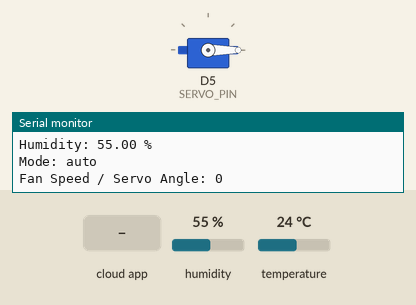
Bench run of a sketch on a simulated ESP8266 (NodeMCU). Parts: servo, the last lines printed to the serial monitor. The test bench sets the inputs (shaded band); at power-on: temperature 24 °C, humidity 55 %. WiFi joins after 1.5 s; servers stay silent unless stated; the Firebase database answers and starts empty.

Above: at 3.7 s.
3.8 s: temperature set to 26 °C
At 7.2 s:
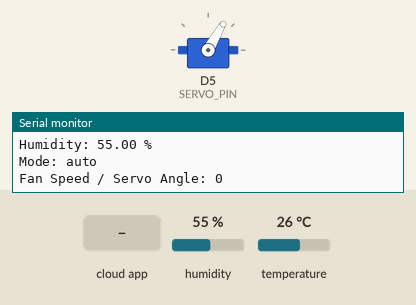
8.1 s: temperature set to 28 °C
11.8 s: temperature set to 31 °C
At 15.8 s:
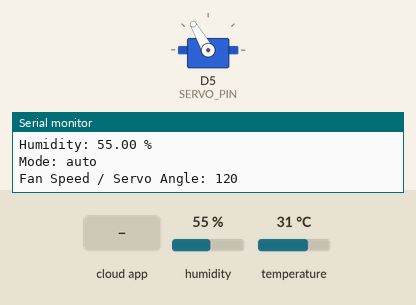
16.1 s: temperature set to 33 °C
19.8 s: temperature set to 36 °C
At 23.1 s:
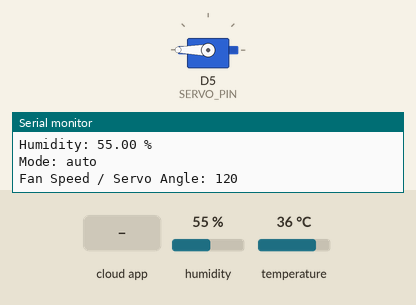
24.1 s: the phone or cloud app sets mode to manual
At 25.7 s:
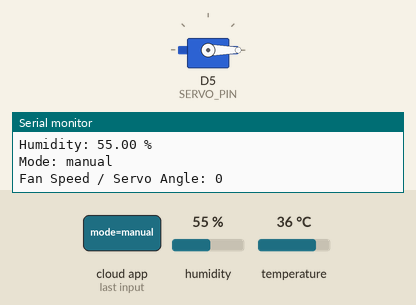
Timing chart, 0 to 27.2 s (numbered marks = the images above; inputs shaded):
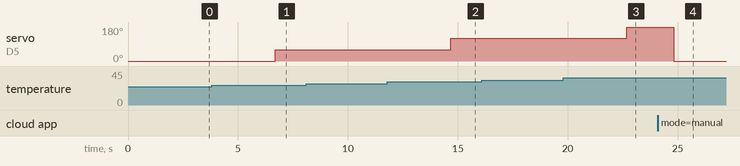

Measured:
- the behaviour switches between 24 and 25 °C on temperature (found by bisection; images 0 and 1)
- the behaviour switches between 29 and 30 °C on temperature (found by bisection; images 1 and 2)
- the behaviour switches between 34 and 35 °C on temperature (found by bisection; images 2 and 3)
- after the input at 3.8 s, servo on D5 (SERVO_PIN): 0° → 60° after 2.9 s
- after the input at 11.8 s, servo on D5 (SERVO_PIN): 60° → 120° after 2.9 s
- after the input at 19.8 s, servo on D5 (SERVO_PIN): 120° → 180° after 2.9 s
- after the input at 24.1 s, servo on D5 (SERVO_PIN): 180° → 0° after 0.72 s

The sketch:

home_automation_fan.ino
```cpp
#include <Arduino.h>
#include <ESP8266WiFi.h>
#include <DHT.h>
#include <Servo.h>
#include <Firebase_ESP_Client.h>

#include "addons/TokenHelper.h"
#include "addons/RTDBHelper.h"

// =========================
// WiFi Configuration
// =========================
#define WIFI_SSID "YOUR_WIFI_NAME"
#define WIFI_PASSWORD "YOUR_WIFI_PASSWORD"

// =========================
// Firebase Configuration
// =========================
// Firebase Console -> Project Settings -> General -> Web API Key
#define API_KEY "YOUR_FIREBASE_WEB_API_KEY"

// Firebase Console -> Realtime Database -> Database URL
// Example: https://your-project-id-default-rtdb.firebaseio.com/
#define DATABASE_URL "https://YOUR_PROJECT_ID-default-rtdb.firebaseio.com/"

// =========================
// Pin Configuration
// =========================
#define DHT_PIN D4
#define DHT_TYPE DHT11
#define SERVO_PIN D5

DHT dht(DHT_PIN, DHT_TYPE);
Servo fanServo;

FirebaseData firebaseData;
FirebaseAuth auth;
FirebaseConfig config;

const String BASE_PATH = "/homeAutomation";

unsigned long lastSensorReadTime = 0;
const unsigned long SENSOR_INTERVAL_MS = 2000;

bool firebaseReady = false;

void connectToWiFi() {
  Serial.print("Connecting to WiFi");
  WiFi.begin(WIFI_SSID, WIFI_PASSWORD);

  while (WiFi.status() != WL_CONNECTED) {
    delay(500);
    Serial.print(".");
  }

  Serial.println();
  Serial.print("WiFi connected. IP: ");
  Serial.println(WiFi.localIP());
}

void connectToFirebase() {
  config.api_key = API_KEY;
  config.database_url = DATABASE_URL;

  // Anonymous sign-up requires Firebase Authentication -> Sign-in method -> Anonymous enabled.
  if (Firebase.signUp(&config, &auth, "", "")) {
    Serial.println("Firebase anonymous sign-up successful");
    firebaseReady = true;
  } else {
    Serial.print("Firebase sign-up failed: ");
    Serial.println(config.signer.signupError.message.c_str());
    firebaseReady = false;
  }

  config.token_status_callback = tokenStatusCallback;
  Firebase.begin(&config, &auth);
  Firebase.reconnectWiFi(true);
}

int getAutoFanSpeed(float temperature) {
  if (temperature < 25.0) {
    return 0;
  }

  if (temperature >= 25.0 && temperature < 30.0) {
    return 60;
  }

  if (temperature >= 30.0 && temperature < 35.0) {
    return 120;
  }

  return 180;
}

String readModeFromFirebase() {
  if (Firebase.RTDB.getString(&firebaseData, BASE_PATH + "/mode")) {
    String mode = firebaseData.stringData();
    mode.toLowerCase();

    if (mode == "manual" || mode == "auto") {
      return mode;
    }
  } else {
    Serial.print("Failed to read mode: ");
    Serial.println(firebaseData.errorReason());
  }

  return "auto";
}

int readManualSpeedFromFirebase() {
  if (Firebase.RTDB.getInt(&firebaseData, BASE_PATH + "/manualSpeed")) {
    return firebaseData.intData();
  }

  Serial.print("Failed to read manualSpeed: ");
  Serial.println(firebaseData.errorReason());
  return 0;
}

void writeSensorData(float temperature, float humidity, int fanSpeed) {
  Firebase.RTDB.setFloat(&firebaseData, BASE_PATH + "/temperature", temperature);
  Firebase.RTDB.setFloat(&firebaseData, BASE_PATH + "/humidity", humidity);
  Firebase.RTDB.setInt(&firebaseData, BASE_PATH + "/fanSpeed", fanSpeed);
  Firebase.RTDB.setInt(&firebaseData, BASE_PATH + "/lastUpdated", millis());
  Firebase.RTDB.setString(&firebaseData, BASE_PATH + "/deviceStatus", "online");
}

void setup() {
  Serial.begin(9600);
  delay(1000);

  dht.begin();
  fanServo.attach(SERVO_PIN);
  fanServo.write(0);

  connectToWiFi();
  connectToFirebase();
}

void loop() {
  if (!Firebase.ready() || !firebaseReady) {
    Serial.println("Firebase is not ready yet");
    delay(1000);
    return;
  }

  unsigned long currentTime = millis();

  if (currentTime - lastSensorReadTime < SENSOR_INTERVAL_MS) {
    return;
  }

  lastSensorReadTime = currentTime;

  float temperature = dht.readTemperature();
  float humidity = dht.readHumidity();

  if (isnan(temperature) || isnan(humidity)) {
    Serial.println("Failed to read from DHT11 sensor");
    return;
  }

  String mode = readModeFromFirebase();
  int fanSpeed = 0;

  if (mode == "manual") {
    fanSpeed = readManualSpeedFromFirebase();
  } else {
    fanSpeed = getAutoFanSpeed(temperature);
  }

  fanSpeed = constrain(fanSpeed, 0, 180);
  fanServo.write(fanSpeed);

  writeSensorData(temperature, humidity, fanSpeed);

  Serial.println("=========================");
  Serial.print("Temperature: ");
  Serial.print(temperature);
  Serial.println(" °C");

  Serial.print("Humidity: ");
  Serial.print(humidity);
  Serial.println(" %");

  Serial.print("Mode: ");
  Serial.println(mode);

  Serial.print("Fan Speed / Servo Angle: ");
  Serial.println(fanSpeed);
}
```
